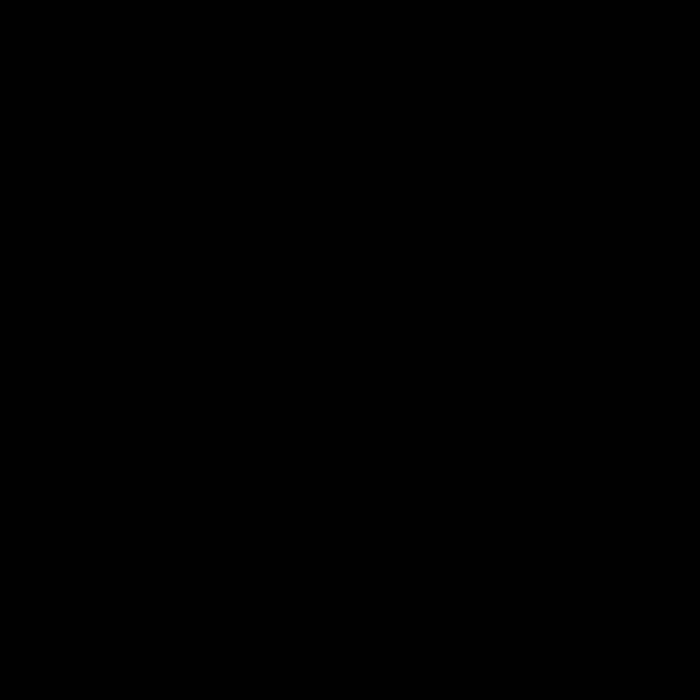
Frame 1 (no input)
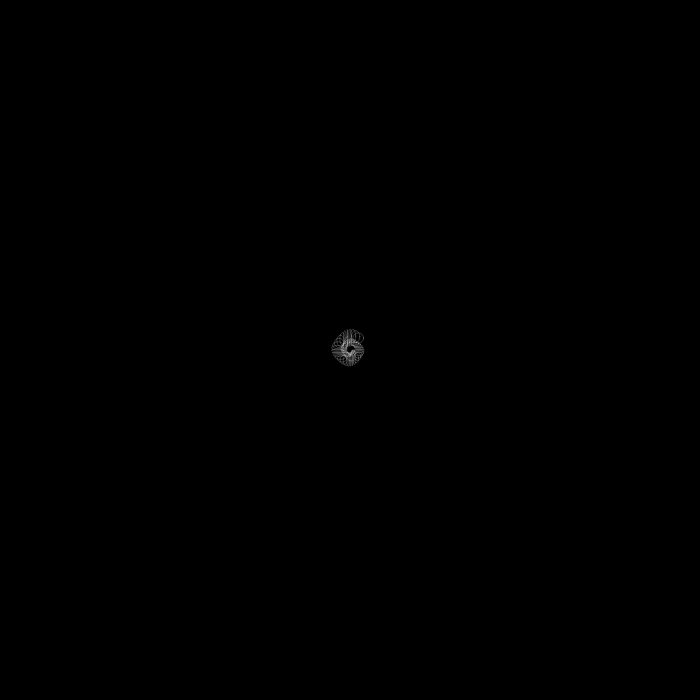
Frame 60 (no input)
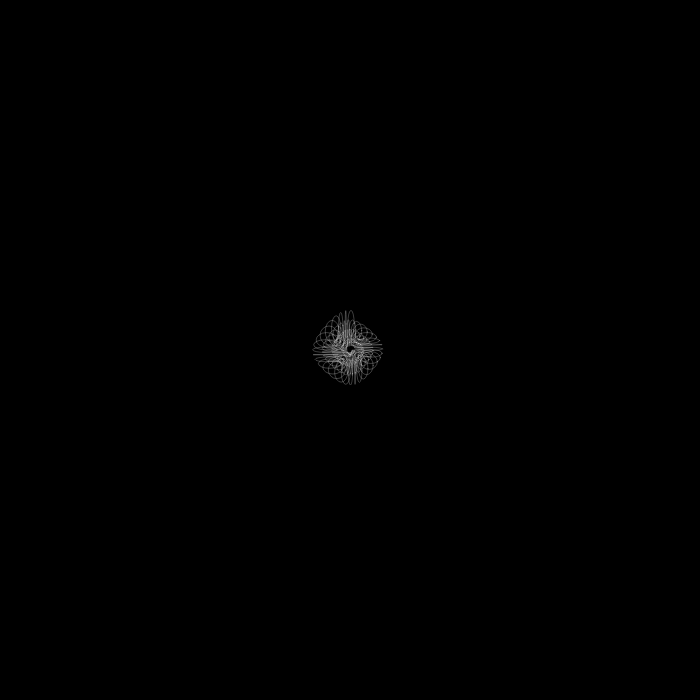
Frame 120 (the mouse pressed at the canvas centre since frame 60)

The p5.js sketch that drew these frames (run headless with seeded random() and noise() and a simulated clock; from frame 60 on, the mouse is pressed at the canvas centre):

// p5.js sketch
// ── sketch.js
var angle = 0;
var r = 0;
var angleGrowFactor = 0.2;
var r = 3;
var rGrowFactor = 0.2;
var offset = 50;
var transp = 50;

function preload() {

}

function setup() {
    createCanvas(700, 700)   
    background(0);

    // stroke('white')
    // strokeWeight(1)
    // noFill();
    //arc(width/4, height/ 2, width/2, height/2, 0, PI)  //down
    //arc(width/4, height/ 2, width/2, height/2, PI, 2*PI) //up
    // curve(0, height/2, width/4, 0,  width/2, height*3/4, width, height/2) 
   
}

var circlePts= [];

var dir = 'down';

function draw() {

    col = color(255);
    col.setAlpha(transp);
    noFill();

    //stroke('rgba(0,0,0,.1)')
    // fill(col);

    x  = r*cos(angle); 
    y = r*sin(angle) ;
    translate(width/2, height/2)
    
    
    if (circlePts.length > 1){
        circlePts.shift();
        circlePts.push([x, y])
        stroke(col)
       
        //line(circlePts[0][0], circlePts[0][1], circlePts[1][0], circlePts[1][1])    
        arc(circlePts[0][0], circlePts[0][1], circlePts[1][0], circlePts[1][1], 0, 2*PI);
        
        // if (dir == 'up'){
        //     arc(circlePts[0][0], circlePts[0][1], circlePts[1][0], circlePts[1][1], PI, 2*PI);
        //     dir = 'down';
        // }
        // else if (dir == 'down'){
        //     arc(circlePts[0][0], circlePts[0][1], circlePts[1][0], circlePts[1][1], 0, PI);
        //     dir == 'up';
        // }
    }
    else {
        circlePts.push([x, y])
    }

    // circle(x + x*random(0.1),y + y*random(0.1), random(10))

    angle += angleGrowFactor;
    r += rGrowFactor;
    transp += 0.1;


  
}
